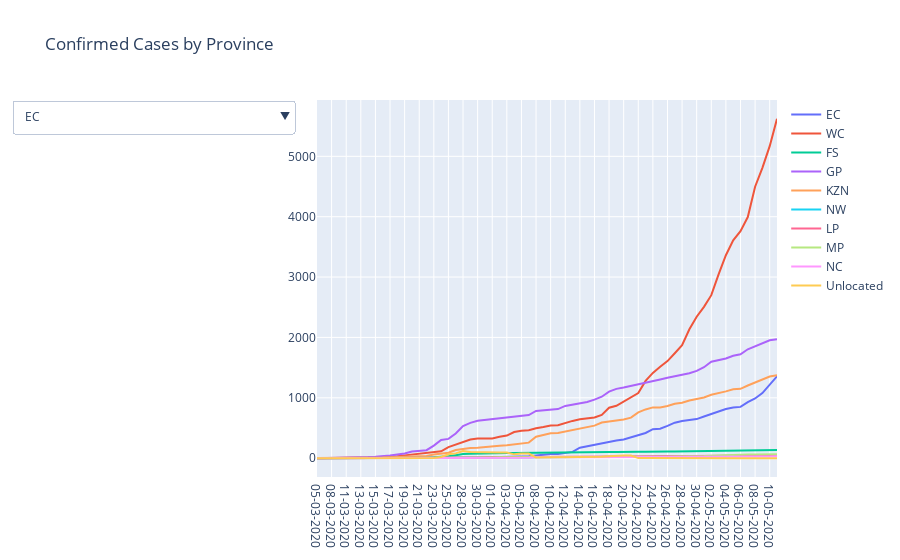

The code cell stored with this chart in its notebook:
### Code cell
# Initialize figure
fig = go.Figure()

# Add Traces

fig.add_trace(
    go.Scatter(
        y=df_day['EC'],
        x=df_day.date,
        name= 'EC'
    ))
fig.add_trace(
    go.Scatter(
        y=df_day['WC'],
        x=df_day.date,
        name= 'WC'
    ))
fig.add_trace(
    go.Scatter(
        y=df_day['FS'],
        x=df_day.date,
        name= 'FS'
    ))
fig.add_trace(
    go.Scatter(
        y=df_day['GP'],
        x=df_day.date,
        name= 'GP'
    ))
fig.add_trace(
    go.Scatter(
        y=df_day['KZN'],
        x=df_day.date,
        name= "KZN"
    ))
fig.add_trace(
    go.Scatter(
        y=df_day['NW'],
        x=df_day.date,
        name= 'NW'
    ))
fig.add_trace(
    go.Scatter(
        y=df_day['LP'],
        x=df_day.date,
        name= 'LP'
    ))
fig.add_trace(
    go.Scatter(
        y=df_day['MP'],
        x=df_day.date,
        name= 'MP'
    ))
fig.add_trace(
    go.Scatter(
        y=df_day['NC'],
        x=df_day.date,
        name= 'NC'
    ))
fig.add_trace(
    go.Scatter(
        y=df_day['UNKNOWN'],
        x=df_day.date,
        name='Unlocated'
    ))



fig.update_layout(
    updatemenus=[
        dict(
            active=0,
            buttons=list([
                dict(label="EC",
                     method="update",
                     args=[{"visible": [True, False, False, False,False, False, False,False, False, False]},
                           {"title": "Cumulative Confirmed Cases: Eastern Cape",
                            }]),
                dict(label="WC",
                     method="update",
                     args=[{"visible": [False,True,False,False,False,False,False,False,False,False]},
                           {"title": "Cumulative Confirmed Cases: Western Cape",
                          }]),
                dict(label="FS",
                     method="update",
                     args=[{"visible": [False,False,True,False,False,False,False,False,False,False]},
                           {"title": "Cumulative Confirmed Cases: Free State",
                          }]),
                dict(label="GP",
                     method="update",
                     args=[{"visible": [False,False,False,True,False,False,False,False,False,False]},
                           {"title": "Cumulative Confirmed Cases: Gauteng",
                          }]),
                dict(label="KZN",
                     method="update",
                     args=[{"visible": [False,False,False,False,True, False,False,False, False, False]},
                           {"title": "Cumulative Confirmed Cases: Kwa Zulu Natal",
                          }]),
                dict(label="NW",
                     method="update",
                     args=[{"visible": [False,False,False,False,False,True,False,False, False, False]},
                           {"title": "Cumulative Confirmed Cases: North West",
                          }]),
                dict(label="LP",
                     method="update",
                     args=[{"visible": [False, False,False,False,False, False,True, False, False, False]},
                           {"title": "Cumulative Confirmed Cases: Limpopo",
                          }]),
                dict(label="MP",
                     method="update",
                     args=[{"visible": [False, False,False,False,False, False,False,True,  False, False]},
                           {"title": "Cumulative Confirmed Cases: Mpumalanga",
                          }]),
                dict(label="NC",
                     method="update",
                     args=[{"visible": [False, False,False,False,False, False,False,  False,True, False]},
                           {"title": "Cumulative Confirmed Cases: Northern Cape",
                          }]),
                 dict(label="Cumulative Confirmed Cases: UNKWNOWN",
                     method="update",
                     args=[{"visible": [False, False,False,False,False, False,False,False, False,True]},
                           {"title": "Unlocated",
                          }]),
            ]),
        )
    ])

# Set title
fig.update_layout(title_text="Confirmed Cases by Province")

fig.show()

### Figure 1 — Plotly figure (JSON) as saved in the notebook; plotly's stock layout.template omitted (floating-point values rounded to 4 significant figures)
{"data": [{"name": "EC", "type": "scatter", "x": ["05-03-2020", "07-03-2020", "08-03-2020", "09-03-2020", "11-03-2020", "12-03-2020", "13-03-2020", "14-03-2020", "15-03-2020", "16-03-2020", "17-03-2020", "18-03-2020", "19-03-2020", "20-03-2020", "21-03-2020", "22-03-2020", "23-03-2020", "24-03-2020", "25-03-2020", "26-03-2020", "28-03-2020", "29-03-2020", "30-03-2020", "31-03-2020", "01-04-2020", "02-04-2020", "03-04-2020", "04-04-2020", "05-04-2020", "06-04-2020", "08-04-2020", "09-04-2020", "10-04-2020", "11-04-2020", "12-04-2020", "13-04-2020", "14-04-2020", "15-04-2020", "16-04-2020", "17-04-2020", "18-04-2020", "19-04-2020", "20-04-2020", "21-04-2020", "22-04-2020", "23-04-2020", "24-04-2020", "25-04-2020", "26-04-2020", "27-04-2020", "28-04-2020", "29-04-2020", "30-04-2020", "01-05-2020", "02-05-2020", "03-05-2020", "04-05-2020", "05-05-2020", "06-05-2020", "07-05-2020", "08-05-2020", "09-05-2020", "10-05-2020", "11-05-2020"], "y": [0, 0, 0, 0, 0, 0, 0, 0, 0, 0, 0, 0, 0, 0, 1, 2, 2, 2, 2, 5, 10, 12, 12, 12, 15, 17, 21, 25, 31, 32, 45, 61, 68, 69, 88, 104, 174, 199, 220, 246, 270, 293, 310, 345, 377, 417, 480, 488, 535, 588, 616, 630, 647, 691, 732, 774, 814, 838, 849, 929, 989, 1078, 1218, 1356]}, {"name": "WC", "type": "scatter", "x": ["05-03-2020", "07-03-2020", "08-03-2020", "09-03-2020", "11-03-2020", "12-03-2020", "13-03-2020", "14-03-2020", "15-03-2020", "16-03-2020", "17-03-2020", "18-03-2020", "19-03-2020", "20-03-2020", "21-03-2020", "22-03-2020", "23-03-2020", "24-03-2020", "25-03-2020", "26-03-2020", "28-03-2020", "29-03-2020", "30-03-2020", "31-03-2020", "01-04-2020", "02-04-2020", "03-04-2020", "04-04-2020", "05-04-2020", "06-04-2020", "08-04-2020", "09-04-2020", "10-04-2020", "11-04-2020", "12-04-2020", "13-04-2020", "14-04-2020", "15-04-2020", "16-04-2020", "17-04-2020", "18-04-2020", "19-04-2020", "20-04-2020", "21-04-2020", "22-04-2020", "23-04-2020", "24-04-2020", "25-04-2020", "26-04-2020", "27-04-2020", "28-04-2020", "29-04-2020", "30-04-2020", "01-05-2020", "02-05-2020", "03-05-2020", "04-05-2020", "05-05-2020", "06-05-2020", "07-05-2020", "08-05-2020", "09-05-2020", "10-05-2020", "11-05-2020"], "y": [0, 0, 0, 0, 1, 1, 3, 9, 14, 16, 21, 31, 46, 57, 75, 89, 100, 113, 183, 229, 271, 310, 324, 325, 326, 353, 374, 433, 454, 462, 495, 515, 541, 546, 587, 617, 643, 657, 675, 717, 836, 868, 940, 1010, 1079, 1279, 1413, 1514, 1608, 1737, 1870, 2135, 2342, 2507, 2700, 3044, 3362, 3609, 3760, 3994, 4497, 4809, 5168, 5621]}, {"name": "FS", "type": "scatter", "x": ["05-03-2020", "07-03-2020", "08-03-2020", "09-03-2020", "11-03-2020", "12-03-2020", "13-03-2020", "14-03-2020", "15-03-2020", "16-03-2020", "17-03-2020", "18-03-2020", "19-03-2020", "20-03-2020", "21-03-2020", "22-03-2020", "23-03-2020", "24-03-2020", "25-03-2020", "26-03-2020", "28-03-2020", "29-03-2020", "30-03-2020", "31-03-2020", "01-04-2020", "02-04-2020", "03-04-2020", "04-04-2020", "05-04-2020", "06-04-2020", "08-04-2020", "09-04-2020", "10-04-2020", "11-04-2020", "12-04-2020", "13-04-2020", "14-04-2020", "15-04-2020", "16-04-2020", "17-04-2020", "18-04-2020", "19-04-2020", "20-04-2020", "21-04-2020", "22-04-2020", "23-04-2020", "24-04-2020", "25-04-2020", "26-04-2020", "27-04-2020", "28-04-2020", "29-04-2020", "30-04-2020", "01-05-2020", "02-05-2020", "03-05-2020", "04-05-2020", "05-05-2020", "06-05-2020", "07-05-2020", "08-05-2020", "09-05-2020", "10-05-2020", "11-05-2020"], "y": [0, 0, 0, 0, 0, 0, 0, 0, 0, 0, 0, 0, 0, 7, 7, 9, 13, 18, 30, 49, 68, 72, 72, 74, 76, 84, 84, 85, 87, 89, 88, 93, 94, 94, 96, 96, 98, 97, 98, 100, 100, 100, 105, 106, 106, 106, 111, 111, 110, 111, 113, 113, 116, 118, 121, 122, 125, 128, 130, 134, 133, 134, 135, 135]}, {"name": "GP", "type": "scatter", "x": ["05-03-2020", "07-03-2020", "08-03-2020", "09-03-2020", "11-03-2020", "12-03-2020", "13-03-2020", "14-03-2020", "15-03-2020", "16-03-2020", "17-03-2020", "18-03-2020", "19-03-2020", "20-03-2020", "21-03-2020", "22-03-2020", "23-03-2020", "24-03-2020", "25-03-2020", "26-03-2020", "28-03-2020", "29-03-2020", "30-03-2020", "31-03-2020", "01-04-2020", "02-04-2020", "03-04-2020", "04-04-2020", "05-04-2020", "06-04-2020", "08-04-2020", "09-04-2020", "10-04-2020", "11-04-2020", "12-04-2020", "13-04-2020", "14-04-2020", "15-04-2020", "16-04-2020", "17-04-2020", "18-04-2020", "19-04-2020", "20-04-2020", "21-04-2020", "22-04-2020", "23-04-2020", "24-04-2020", "25-04-2020", "26-04-2020", "27-04-2020", "28-04-2020", "29-04-2020", "30-04-2020", "01-05-2020", "02-05-2020", "03-05-2020", "04-05-2020", "05-05-2020", "06-05-2020", "07-05-2020", "08-05-2020", "09-05-2020", "10-05-2020", "11-05-2020"], "y": [0, 1, 1, 1, 5, 6, 10, 17, 24, 31, 45, 61, 76, 109, 125, 132, 207, 302, 319, 409, 533, 584, 618, 633, 645, 663, 672, 693, 704, 713, 782, 795, 801, 813, 865, 890, 909, 930, 969, 1018, 1101, 1148, 1170, 1199, 1224, 1252, 1281, 1304, 1331, 1353, 1377, 1408, 1446, 1507, 1598, 1624, 1651, 1697, 1720, 1804, 1851, 1910, 1952, 1971]}, {"name": "KZN", "type": "scatter", "x": ["05-03-2020", "07-03-2020", "08-03-2020", "09-03-2020", "11-03-2020", "12-03-2020", "13-03-2020", "14-03-2020", "15-03-2020", "16-03-2020", "17-03-2020", "18-03-2020", "19-03-2020", "20-03-2020", "21-03-2020", "22-03-2020", "23-03-2020", "24-03-2020", "25-03-2020", "26-03-2020", "28-03-2020", "29-03-2020", "30-03-2020", "31-03-2020", "01-04-2020", "02-04-2020", "03-04-2020", "04-04-2020", "05-04-2020", "06-04-2020", "08-04-2020", "09-04-2020", "10-04-2020", "11-04-2020", "12-04-2020", "13-04-2020", "14-04-2020", "15-04-2020", "16-04-2020", "17-04-2020", "18-04-2020", "19-04-2020", "20-04-2020", "21-04-2020", "22-04-2020", "23-04-2020", "24-04-2020", "25-04-2020", "26-04-2020", "27-04-2020", "28-04-2020", "29-04-2020", "30-04-2020", "01-05-2020", "02-05-2020", "03-05-2020", "04-05-2020", "05-05-2020", "06-05-2020", "07-05-2020", "08-05-2020", "09-05-2020", "10-05-2020", "11-05-2020"], "y": [1, 1, 2, 6, 7, 8, 10, 11, 12, 12, 16, 19, 22, 23, 26, 35, 60, 80, 91, 134, 156, 167, 171, 179, 186, 206, 215, 232, 246, 257, 354, 387, 412, 418, 443, 465, 489, 519, 539, 591, 604, 617, 639, 671, 758, 807, 841, 841, 863, 902, 919, 956, 980, 1006, 1051, 1076, 1106, 1142, 1149, 1204, 1253, 1308, 1353, 1372]}, {"name": "NW", "type": "scatter", "x": ["05-03-2020", "07-03-2020", "08-03-2020", "09-03-2020", "11-03-2020", "12-03-2020", "13-03-2020", "14-03-2020", "15-03-2020", "16-03-2020", "17-03-2020", "18-03-2020", "19-03-2020", "20-03-2020", "21-03-2020", "22-03-2020", "23-03-2020", "24-03-2020", "25-03-2020", "26-03-2020", "28-03-2020", "29-03-2020", "30-03-2020", "31-03-2020", "01-04-2020", "02-04-2020", "03-04-2020", "04-04-2020", "05-04-2020", "06-04-2020", "08-04-2020", "09-04-2020", "10-04-2020", "11-04-2020", "12-04-2020", "13-04-2020", "14-04-2020", "15-04-2020", "16-04-2020", "17-04-2020", "18-04-2020", "19-04-2020", "20-04-2020", "21-04-2020", "22-04-2020", "23-04-2020", "24-04-2020", "25-04-2020", "26-04-2020", "27-04-2020", "28-04-2020", "29-04-2020", "30-04-2020", "01-05-2020", "02-05-2020", "03-05-2020", "04-05-2020", "05-05-2020", "06-05-2020", "07-05-2020", "08-05-2020", "09-05-2020", "10-05-2020", "11-05-2020"], "y": [0, 0, 0, 0, 0, 0, 0, 0, 0, 0, 0, 0, 0, 0, 0, 0, 4, 5, 5, 5, 6, 6, 8, 8, 9, 9, 9, 11, 11, 11, 15, 15, 18, 19, 19, 22, 22, 23, 24, 24, 24, 24, 25, 24, 24, 25, 25, 28, 28, 31, 29, 29, 31, 35, 35, 36, 35, 35, 37, 40, 42, 41, 45, 50]}, {"name": "LP", "type": "scatter", "x": ["05-03-2020", "07-03-2020", "08-03-2020", "09-03-2020", "11-03-2020", "12-03-2020", "13-03-2020", "14-03-2020", "15-03-2020", "16-03-2020", "17-03-2020", "18-03-2020", "19-03-2020", "20-03-2020", "21-03-2020", "22-03-2020", "23-03-2020", "24-03-2020", "25-03-2020", "26-03-2020", "28-03-2020", "29-03-2020", "30-03-2020", "31-03-2020", "01-04-2020", "02-04-2020", "03-04-2020", "04-04-2020", "05-04-2020", "06-04-2020", "08-04-2020", "09-04-2020", "10-04-2020", "11-04-2020", "12-04-2020", "13-04-2020", "14-04-2020", "15-04-2020", "16-04-2020", "17-04-2020", "18-04-2020", "19-04-2020", "20-04-2020", "21-04-2020", "22-04-2020", "23-04-2020", "24-04-2020", "25-04-2020", "26-04-2020", "27-04-2020", "28-04-2020", "29-04-2020", "30-04-2020", "01-05-2020", "02-05-2020", "03-05-2020", "04-05-2020", "05-05-2020", "06-05-2020", "07-05-2020", "08-05-2020", "09-05-2020", "10-05-2020", "11-05-2020"], "y": [0, 0, 0, 0, 0, 0, 0, 0, 0, 1, 1, 1, 1, 1, 1, 2, 4, 4, 4, 6, 11, 12, 11, 14, 14, 16, 16, 18, 19, 19, 21, 22, 24, 23, 23, 23, 24, 25, 26, 26, 26, 27, 27, 27, 27, 27, 29, 30, 31, 31, 31, 31, 32, 34, 36, 37, 39, 40, 40, 41, 43, 51, 54, 54]}, {"name": "MP", "type": "scatter", "x": ["05-03-2020", "07-03-2020", "08-03-2020", "09-03-2020", "11-03-2020", "12-03-2020", "13-03-2020", "14-03-2020", "15-03-2020", "16-03-2020", "17-03-2020", "18-03-2020", "19-03-2020", "20-03-2020", "21-03-2020", "22-03-2020", "23-03-2020", "24-03-2020", "25-03-2020", "26-03-2020", "28-03-2020", "29-03-2020", "30-03-2020", "31-03-2020", "01-04-2020", "02-04-2020", "03-04-2020", "04-04-2020", "05-04-2020", "06-04-2020", "08-04-2020", "09-04-2020", "10-04-2020", "11-04-2020", "12-04-2020", "13-04-2020", "14-04-2020", "15-04-2020", "16-04-2020", "17-04-2020", "18-04-2020", "19-04-2020", "20-04-2020", "21-04-2020", "22-04-2020", "23-04-2020", "24-04-2020", "25-04-2020", "26-04-2020", "27-04-2020", "28-04-2020", "29-04-2020", "30-04-2020", "01-05-2020", "02-05-2020", "03-05-2020", "04-05-2020", "05-05-2020", "06-05-2020", "07-05-2020", "08-05-2020", "09-05-2020", "10-05-2020", "11-05-2020"], "y": [0, 0, 0, 0, 0, 1, 1, 1, 1, 2, 2, 4, 5, 5, 5, 5, 9, 9, 8, 9, 10, 11, 11, 12, 12, 13, 13, 18, 18, 18, 21, 20, 20, 20, 21, 22, 22, 22, 22, 23, 25, 23, 23, 24, 23, 23, 24, 23, 23, 26, 26, 31, 36, 35, 40, 46, 53, 57, 57, 59, 60, 61, 61, 63]}, {"name": "NC", "type": "scatter", "x": ["05-03-2020", "07-03-2020", "08-03-2020", "09-03-2020", "11-03-2020", "12-03-2020", "13-03-2020", "14-03-2020", "15-03-2020", "16-03-2020", "17-03-2020", "18-03-2020", "19-03-2020", "20-03-2020", "21-03-2020", "22-03-2020", "23-03-2020", "24-03-2020", "25-03-2020", "26-03-2020", "28-03-2020", "29-03-2020", "30-03-2020", "31-03-2020", "01-04-2020", "02-04-2020", "03-04-2020", "04-04-2020", "05-04-2020", "06-04-2020", "08-04-2020", "09-04-2020", "10-04-2020", "11-04-2020", "12-04-2020", "13-04-2020", "14-04-2020", "15-04-2020", "16-04-2020", "17-04-2020", "18-04-2020", "19-04-2020", "20-04-2020", "21-04-2020", "22-04-2020", "23-04-2020", "24-04-2020", "25-04-2020", "26-04-2020", "27-04-2020", "28-04-2020", "29-04-2020", "30-04-2020", "01-05-2020", "02-05-2020", "03-05-2020", "04-05-2020", "05-05-2020", "06-05-2020", "07-05-2020", "08-05-2020", "09-05-2020", "10-05-2020", "11-05-2020"], "y": [0, 0, 0, 0, 0, 0, 0, 0, 0, 0, 0, 0, 0, 0, 0, 0, 2, 2, 2, 2, 5, 6, 3, 6, 7, 7, 7, 7, 8, 8, 13, 15, 15, 16, 16, 16, 16, 16, 16, 16, 16, 16, 18, 16, 16, 16, 16, 16, 17, 17, 17, 17, 17, 18, 23, 24, 25, 26, 26, 27, 27, 28, 29, 30]}, {"name": "Unlocated", "type": "scatter", "x": ["05-03-2020", "07-03-2020", "08-03-2020", "09-03-2020", "11-03-2020", "12-03-2020", "13-03-2020", "14-03-2020", "15-03-2020", "16-03-2020", "17-03-2020", "18-03-2020", "19-03-2020", "20-03-2020", "21-03-2020", "22-03-2020", "23-03-2020", "24-03-2020", "25-03-2020", "26-03-2020", "28-03-2020", "29-03-2020", "30-03-2020", "31-03-2020", "01-04-2020", "02-04-2020", "03-04-2020", "04-04-2020", "05-04-2020", "06-04-2020", "08-04-2020", "09-04-2020", "10-04-2020", "11-04-2020", "12-04-2020", "13-04-2020", "14-04-2020", "15-04-2020", "16-04-2020", "17-04-2020", "18-04-2020", "19-04-2020", "20-04-2020", "21-04-2020", "22-04-2020", "23-04-2020", "24-04-2020", "25-04-2020", "26-04-2020", "27-04-2020", "28-04-2020", "29-04-2020", "30-04-2020", "01-05-2020", "02-05-2020", "03-05-2020", "04-05-2020", "05-05-2020", "06-05-2020", "07-05-2020", "08-05-2020", "09-05-2020", "10-05-2020", "11-05-2020"], "y": [0, 0, 0, 0, 0, 0, 0, 0, 0, 0, 0, 0, 0, 0, 0, 0, 1, 19, 65, 79, 117, 100, 96, 90, 90, 94, 94, 63, 77, 77, 11, 11, 10, 10, 15, 17, 18, 18, 16, 22, 32, 42, 43, 43, 1, 1, 0, 0, 0, 0, 0, 0, 0, 0, 0, 0, 0, 0, 0, 0, 0, 0, 0, 0]}], "layout": {"title": {"text": "Confirmed Cases by Province"}, "updatemenus": [{"active": 0, "buttons": [{"args": [{"visible": [true, false, false, false, false, false, false, false, false, false]}, {"title": "Cumulative Confirmed Cases: Eastern Cape"}], "label": "EC", "method": "update"}, {"args": [{"visible": [false, true, false, false, false, false, false, false, false, false]}, {"title": "Cumulative Confirmed Cases: Western Cape"}], "label": "WC", "method": "update"}, {"args": [{"visible": [false, false, true, false, false, false, false, false, false, false]}, {"title": "Cumulative Confirmed Cases: Free State"}], "label": "FS", "method": "update"}, {"args": [{"visible": [false, false, false, true, false, false, false, false, false, false]}, {"title": "Cumulative Confirmed Cases: Gauteng"}], "label": "GP", "method": "update"}, {"args": [{"visible": [false, false, false, false, true, false, false, false, false, false]}, {"title": "Cumulative Confirmed Cases: Kwa Zulu Natal"}], "label": "KZN", "method": "update"}, {"args": [{"visible": [false, false, false, false, false, true, false, false, false, false]}, {"title": "Cumulative Confirmed Cases: North West"}], "label": "NW", "method": "update"}, {"args": [{"visible": [false, false, false, false, false, false, true, false, false, false]}, {"title": "Cumulative Confirmed Cases: Limpopo"}], "label": "LP", "method": "update"}, {"args": [{"visible": [false, false, false, false, false, false, false, true, false, false]}, {"title": "Cumulative Confirmed Cases: Mpumalanga"}], "label": "MP", "method": "update"}, {"args": [{"visible": [false, false, false, false, false, false, false, false, true, false]}, {"title": "Cumulative Confirmed Cases: Northern Cape"}], "label": "NC", "method": "update"}, {"args": [{"visible": [false, false, false, false, false, false, false, false, false, true]}, {"title": "Unlocated"}], "label": "Cumulative Confirmed Cases: UNKWNOWN", "method": "update"}]}]}}
